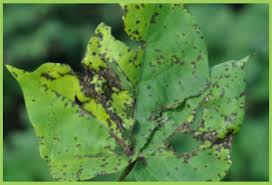
#> input picture test.jpg, 272 x 185 px
$ python -i severity.py   (imports and definitions only)
#> lines starting #> are read from the running program, lines starting #| are printed output that depends on the picture; after the words box and inside, x2 and y2 are one past the last pixel; in counts of white or black regions, pixels touching at a corner belong together
import cv2
import numpy as np

def estimate_severity(pil_image):
    img = np.array(pil_image)
    gray = cv2.cvtColor(img, cv2.COLOR_RGB2GRAY)
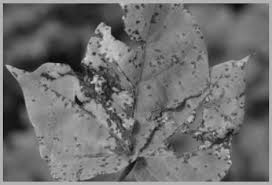
#> gray: shape (185, 272); min 5, max 212, mean 110.9

    blur = cv2.GaussianBlur(gray, (5,5), 0)
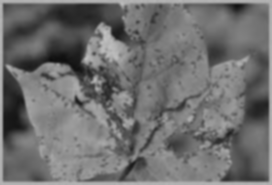
#> blur: shape (185, 272); min 13, max 192, mean 110.9
    _, thresh = cv2.threshold(blur, 0, 255, cv2.THRESH_BINARY_INV + cv2.THRESH_OTSU)
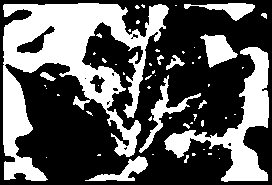
#> thresh: shape (185, 272); 36.9% white; 55 white regions (42 under 20 px), largest, box (x1, y1, x2, y2) and area: (3, 3, 169, 181) 11524, (164, 47, 269, 182) 3942, (139, 75, 201, 153) 721

    infected_pixels = np.sum(thresh == 255)
#> infected_pixels = 18546
    total_pixels = thresh.size
#> total_pixels = 50320

    percent = (infected_pixels / total_pixels) * 100
#> percent = 36.86

    if percent < 10:
        level = "Mild"
    elif percent < 30:
        level = "Moderate"
    else:
        level = "Severe"

    return round(percent,2), level

>>> import cv2
>>> picture = cv2.cvtColor(cv2.imread('../test.jpg'), cv2.COLOR_BGR2RGB)
>>> result = estimate_severity(picture)
#> result = (36.86, 'Severe')
